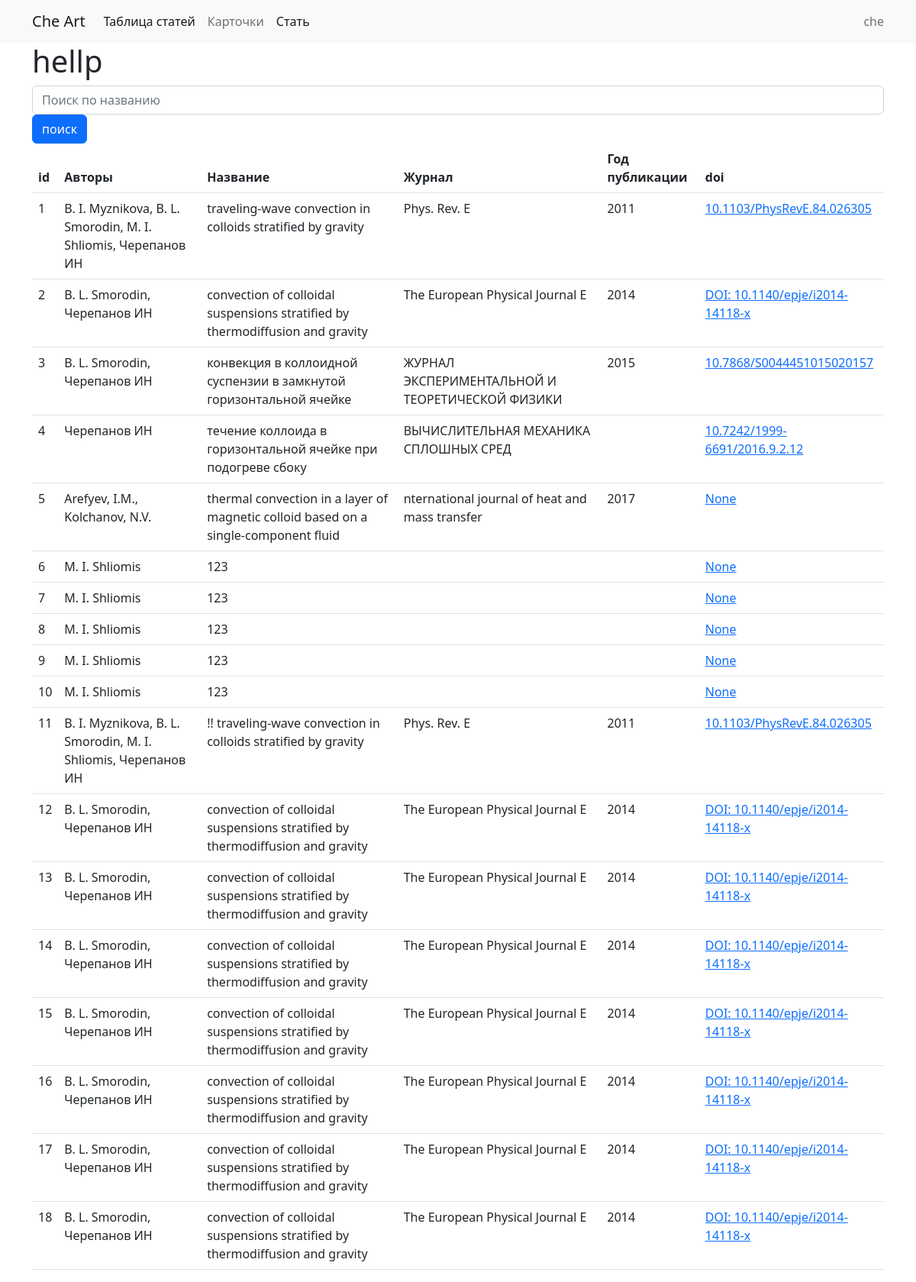
The app's page / (signed in) with its own data.
### biblioapp/models.py (models this page shows, shortened)
class Article(models.Model):
    name = models.CharField(max_length=255,verbose_name='Заголовок стати')
    img = models.ImageField(blank=True,null=True,verbose_name='Картинка')
    author = models.ManyToManyField(Author,verbose_name="Авторы")
    desctiption = models.TextField(blank=True,verbose_name="Описание")
    date = models.DateField(blank=True,null=True,verbose_name="дата публикации")
    journal = models.ForeignKey(Journal,
                                on_delete=models.PROTECT,
                                null=True,blank=True,
                                verbose_name="Журнал")
    TYPE_CHOICES = (
        ('AR','Статья  в журнале'),
        ('BK','Книга'),
    )
    typ = models.CharField(max_length=2,
                           choices=TYPE_CHOICES,
                           default='AR',
                           verbose_name="Тип публикации"
                           )
    doi = models.CharField(max_length=255,blank=True,null=True)
    referens = models.ManyToManyField('Article',verbose_name="Ссылки")
    def normal_name(self):
        return self.name.lower()
    def get_all_author_name(self):
        return ', '.join( self.author.all().values_list('name',flat=True))
    class Meta:
        permissions= (
            ('view_all_article',"Может смотреть все статиь"),
        )

class Journal(models.Model):
    name = models.CharField(max_length=255)
    impact_factor = models.FloatField(blank=True,null=True)
    QUARTILE_CHOICES = (
        ("Q1",'Первый квартиль'),
        ("Q2",'Второй квартиль'),
        ("Q3",'Третий квартиль'),
        ("Q4",'Четверты квартиль'),
    )
    quartile = models.CharField(max_length=2,choices=QUARTILE_CHOICES,default='Q4')

### biblioapp/views.py (the view)
# urls.py: path('',index,name="article_table"),
def index(request):
    search = request.GET.get('search','')
    article_list = Article.objects.all()
    if search:
        article_list =article_list.filter(name__icontains=search)
    context = {
        'article_list':article_list
    }
    return render(request,'index.html',context )

### biblioapp/templates/index.html (shortened to what this page needs)
{% extends "base.html" %}
{% block content%}
<h1 > hellp</h1>
<form>
    <input name="search" class="form-control" placeholder="Поиск по названию" value="{{request.GET.search}}">
    <button class="btn btn-primary"> поиск</button>
</form>
<table class="table table-hover ">
    <thead>
        <tr>
            <th> id </th>
            <th> Авторы</th>
            <th> Название </th>
            <th> Журнал</th>
            <th> Год публикации</th>
            <th> doi </th>
        </tr>
    </thead>
    <tbody>
        {% for art in article_list%}
        <tr>
            <td>{{art.id}}</td>
            <td>
                {{art.get_all_author_name}}
            </td>
            <td> {{ art.normal_name }}</td>
            <td>{{art.journal.name}}</td>
            <td>{{art.date.year}}</td>
            <td>
                <a href="https://doi.org/{{art.doi}}" target="_blank">{{art.doi}} </a>
            </td>
        </tr>
        {%endfor%}
    </tbody>
{%endblock%}

### biblioapp/templates/base.html (shortened to what this page needs)
<!DOCTYPE html>
<html>
    <head>
 <link href="https://cdn.jsdelivr.net/npm/bootstrap@5.2.2/dist/css/bootstrap.min.css" rel="stylesheet">
 <link href="/static/style.css" rel="stylesheet" >
    </head>
    <body>
            <nav class="navbar navbar-expand-lg bg-light">
            <div class="container">
                <a class="navbar-brand" href="#"> Che Art</a>
                <div class="collapse navbar-collapse" id="navbarText">
                <ul class="navbar-nav me-auto mb-2 mb-lg-0">
                    <li class="nav-item">
                        <a class="nav-link active" aria-current="page" href="{% url 'article_table' %}">Таблица статей</a>
                    </li>
                    <li class="nav-item">
                        <a class="nav-link" href="{% url 'article-list'%}">Карточки</a>
                    </li>
                    <li class="nav-item">
                        <a class="nav-link active" aria-current="page" href="{% url 'category-list' %}">Стать</a>
                    </li>
                </ul>
                <span class="navbar-text">
    {{request.user}}
                </span>
                </div>
            </div>
            </nav>
                    <div class="container">
            {% block content %}
            {%endblock %}
        </div>
    </body>
</html>

### records on screen
Article: id "1", get_all_author_name "B. I. Myznikova, B. L. Smorodin, M. I. Shliomis, Черепанов ИН", normal_name "traveling-wave convection in colloids stratified by gravity", journal.name "Phys. Rev. E", date.year "2011", doi "10.1103/PhysRevE.84.026305"
Article: id "2", get_all_author_name "B. L. Smorodin, Черепанов ИН", normal_name "convection of colloidal suspensions stratified by thermodiffusion and gravity", journal.name "The European Physical Journal E", date.year "2014", doi "DOI: 10.1140/epje/i2014-14118-x"
Article: id "3", get_all_author_name "B. L. Smorodin, Черепанов ИН", normal_name "конвекция в коллоидной суспензии в замкнутой горизонтальной ячейке", journal.name "ЖУРНАЛ ЭКСПЕРИМЕНТАЛЬНОЙ И ТЕОРЕТИЧЕСКОЙ ФИЗИКИ", date.year "2015", doi "10.7868/S0044451015020157"
Article: id "4", get_all_author_name "Черепанов ИН", normal_name "течение коллоида в горизонтальной ячейке при подогреве сбоку", journal.name "ВЫЧИСЛИТЕЛЬНАЯ МЕХАНИКА СПЛОШНЫХ СРЕД", doi "10.7242/1999-6691/2016.9.2.12"
Article: id "5", get_all_author_name "Arefyev, I.M., Kolchanov, N.V.", normal_name "thermal convection in a layer of magnetic colloid based on a single-component fluid", journal.name "nternational journal of heat and mass transfer", date.year "2017", doi "None"
Article: id "6", get_all_author_name "M. I. Shliomis", normal_name "123", doi "None"
Article: id "7", get_all_author_name "M. I. Shliomis", normal_name "123", doi "None"
Article: id "8", get_all_author_name "M. I. Shliomis", normal_name "123", doi "None"
Article: id "9", get_all_author_name "M. I. Shliomis", normal_name "123", doi "None"
Article: id "10", get_all_author_name "M. I. Shliomis", normal_name "123", doi "None"
Article: id "11", get_all_author_name "B. I. Myznikova, B. L. Smorodin, M. I. Shliomis, Черепанов ИН", normal_name "!! traveling-wave convection in colloids stratified by gravity", journal.name "Phys. Rev. E", date.year "2011", doi "10.1103/PhysRevE.84.026305"
Article: id "12", get_all_author_name "B. L. Smorodin, Черепанов ИН", normal_name "convection of colloidal suspensions stratified by thermodiffusion and gravity", journal.name "The European Physical Journal E", date.year "2014", doi "DOI: 10.1140/epje/i2014-14118-x"
Article: id "13", get_all_author_name "B. L. Smorodin, Черепанов ИН", normal_name "convection of colloidal suspensions stratified by thermodiffusion and gravity", journal.name "The European Physical Journal E", date.year "2014", doi "DOI: 10.1140/epje/i2014-14118-x"
Article: id "14", get_all_author_name "B. L. Smorodin, Черепанов ИН", normal_name "convection of colloidal suspensions stratified by thermodiffusion and gravity", journal.name "The European Physical Journal E", date.year "2014", doi "DOI: 10.1140/epje/i2014-14118-x"
Article: id "15", get_all_author_name "B. L. Smorodin, Черепанов ИН", normal_name "convection of colloidal suspensions stratified by thermodiffusion and gravity", journal.name "The European Physical Journal E", date.year "2014", doi "DOI: 10.1140/epje/i2014-14118-x"
Article: id "16", get_all_author_name "B. L. Smorodin, Черепанов ИН", normal_name "convection of colloidal suspensions stratified by thermodiffusion and gravity", journal.name "The European Physical Journal E", date.year "2014", doi "DOI: 10.1140/epje/i2014-14118-x"
Article: id "17", get_all_author_name "B. L. Smorodin, Черепанов ИН", normal_name "convection of colloidal suspensions stratified by thermodiffusion and gravity", journal.name "The European Physical Journal E", date.year "2014", doi "DOI: 10.1140/epje/i2014-14118-x"
Article: id "18", get_all_author_name "B. L. Smorodin, Черепанов ИН", normal_name "convection of colloidal suspensions stratified by thermodiffusion and gravity", journal.name "The European Physical Journal E", date.year "2014", doi "DOI: 10.1140/epje/i2014-14118-x"

### other values on screen
{{ request.user }} "che"
